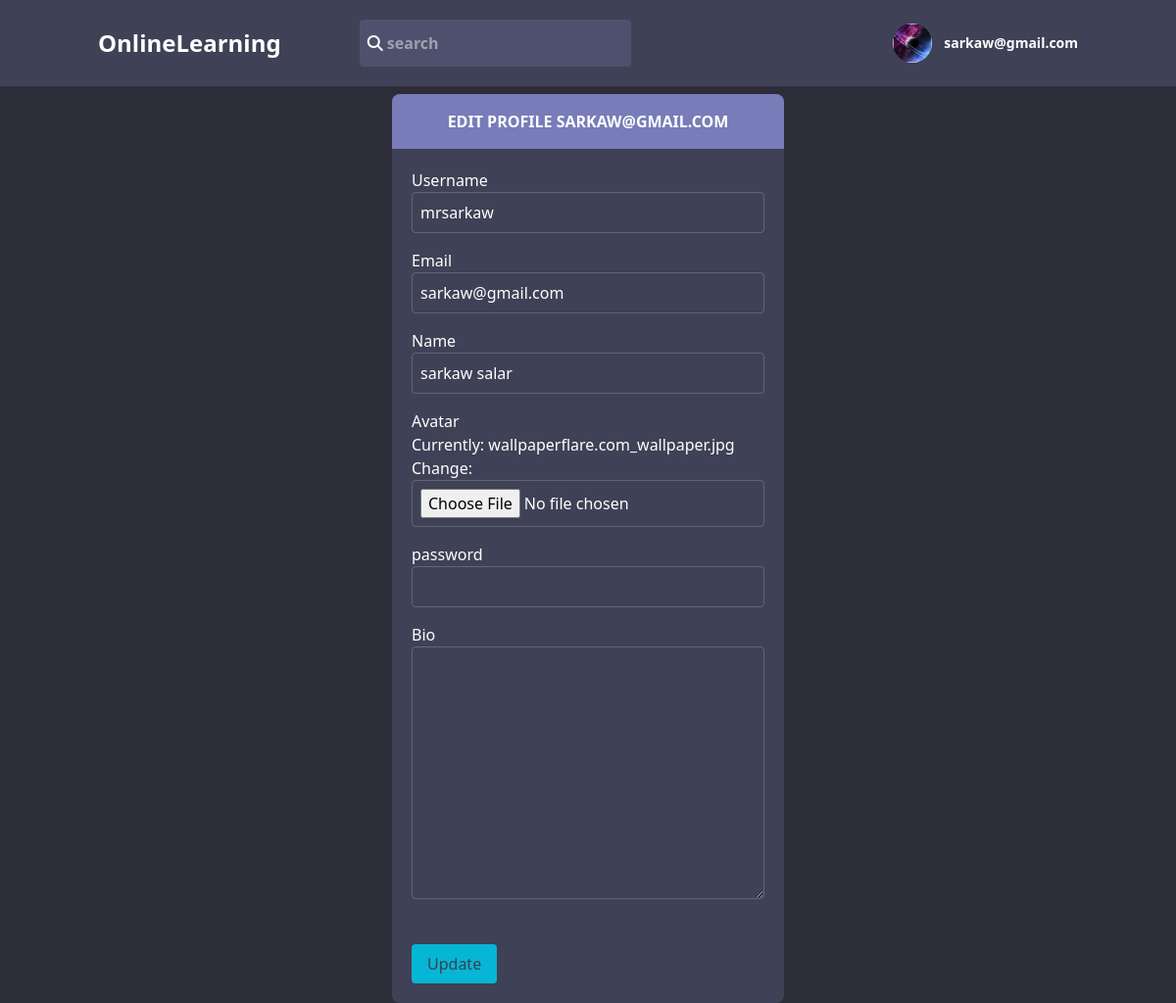
The page /profile/user/edit (signed in) on the database as committed earlier.
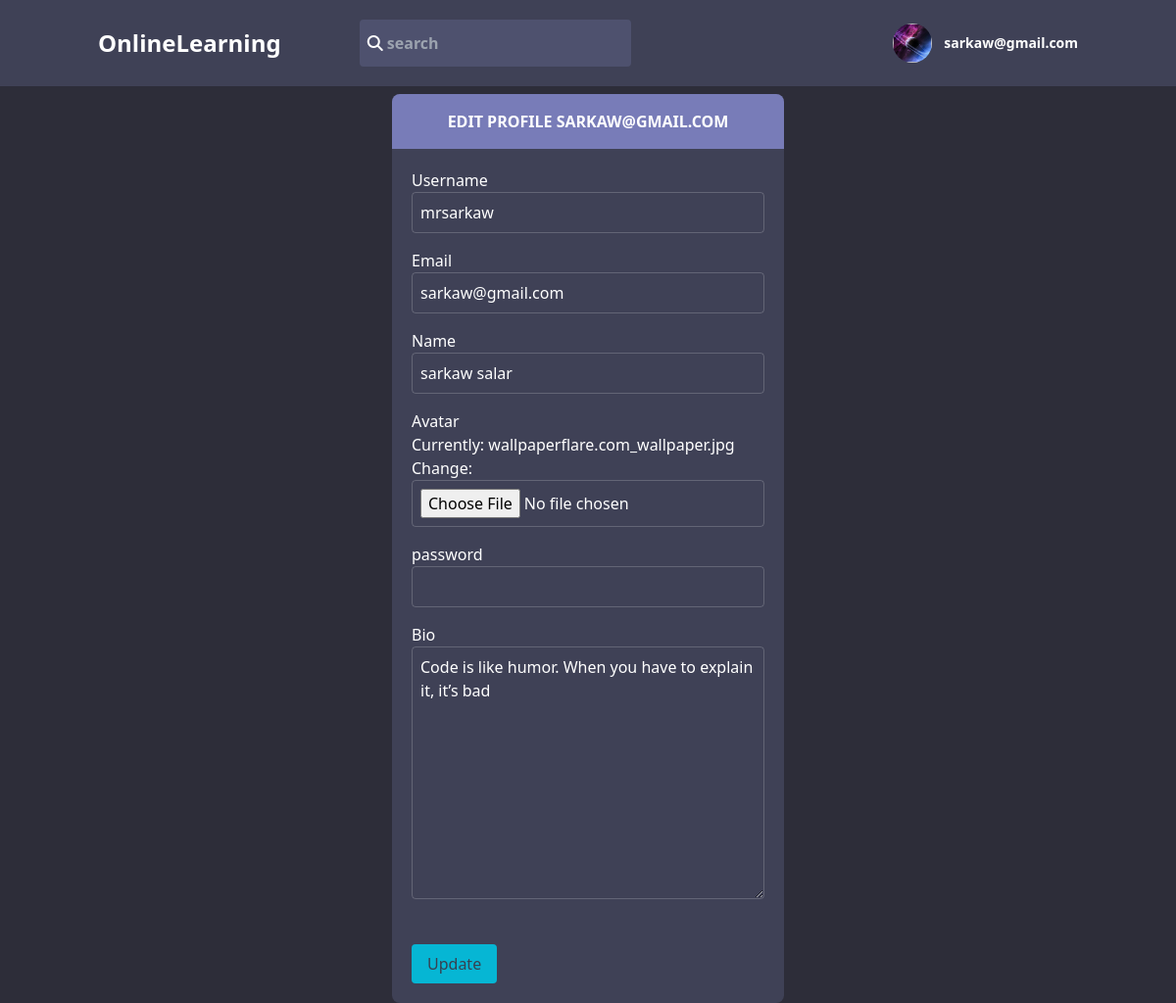
The same page on the database as committed later.
### base/models.py (models this page shows)
class User(AbstractUser):
    name = models.CharField(max_length=100)
    bio = models.TextField(blank=True, null=True)
    email = models.EmailField(unique=True)
    password = models.CharField(max_length=32)
    avatar = models.ImageField(null=True, default = 'avatar.png')
    USERNAME_FIELD = 'email'
    REQUIRED_FIELDS = []

### base/views.py (the view, shortened to what this page needs)
# urls.py: path('profile/user/edit', views.profileEdit,name='profileEdit')
@login_required(login_url='login')
def profileEdit(request):
    user = request.user
    form = UserForm(instance=user)
    return render(request, 'base/editprofile.html', {"form":form})

### base/forms.py
class UserForm(forms.ModelForm):
   class Meta:
      model = User
      fields = ['username', 'email', 'bio', 'name', 'avatar', 'password']
      widgets = {
      'password': forms.PasswordInput()
         }

### base/templates/base/editprofile.html (shortened to what this page needs)
{% extends "main.html" %}
{% block content  %}
{% load widget_tweaks %}
    <form method="post" enctype="multipart/form-data">
        <div class="h-min-screen flex items-center justify-center">
            <div class="w-4/12 rounded-lg text-white mainColor overflow-hidden">
                <div class="p-4 text-center uppercase boxColor font-bold text-white">
                   Edit Profile {{ request.user }}
                </div>
                <div class="py-5 px-5">
                    <div>
                        <p>Username</p>
                        {% render_field form.username class+="bg-transparent p-2 w-full  focus:outline-none rounded border border-gray-100/20" %}
                    </div>
                    <div class="mt-4">
                        <p>Email</p>
                        {% render_field form.email class='bg-transparent p-2 w-full  focus:outline-none rounded border border-gray-100/20' %}
                    </div>
                    <div class="mt-4">
                        <p>Name</p>
                        {% render_field form.name class='bg-transparent p-2 w-full  focus:outline-none rounded border border-gray-100/20' %}
                    </div>
                    <div class="mt-4">
                        <p>Avatar</p>
                        {% render_field form.avatar class='bg-transparent p-2 w-full  focus:outline-none rounded border border-gray-100/20' %}
                    </div>
                    <div class="mt-4">
                        <p>password</p>
                        {% render_field form.password class='bg-transparent p-2 w-full  focus:outline-none rounded border border-gray-100/20' %}
                    </div>
                    <div class="mt-4">
                        <p>Bio</p>
                        {% render_field form.bio class='bg-transparent p-2 w-full  focus:outline-none rounded border border-gray-100/20' %}
                    </div>
                    <div class="mt-10">
                        <button  class="bg-cyan-500 py-2 px-4 rounded text-gray-700"> Update</button>
                    </div>
                </div>
            </div>
        </div>
    </form>
{% endblock content %}

### templates/main.html (shortened to what this page needs)
{% load static %}
<!DOCTYPE html>
<html lang="en">
<head>
    <script src="https://cdn.tailwindcss.com"></script>
    <link rel="stylesheet" href="{% static 'style/style.css' %}">
    <link rel="stylesheet" href="https://cdnjs.cloudflare.com/ajax/libs/font-awesome/6.1.1/css/all.min.css" />
</head>
<body>
    {% include 'nav.html' %}
    {% block content %}
    {% endblock %}
</body>
</html>

### templates/nav.html (shortened to what this page needs)
<div class="mainColor py-5">
    <div class="flex flex-wrap items-center text-white font-bold justify-between w-10/12 mx-auto">
        <div class="space-x-20 w-8/12 flex items-center">
            <a href="/" class="text-2xl">OnlineLearning</a>
            <div class="py-3 px-2 w-5/12 searchColor rounded space-x-3 flex items-center">
                <form method="get" class="w-full">
                    <i class="fas fa-search"></i>
                    <input type="text" class="bg-transparent w-10/12 focus:outline-none" placeholder="search" name="q" id="">
                </form>
            </div>
        </div>
        <div class="relative">
            {% if not request.user.is_authenticated %}
            <a href="{% url 'loginPage' %}"> <i class="fas fa-user"></i> Login</a>
           {% else %}
            <button onclick="modalFun()" class="flex focus:outline-none font-bold items-center space-x-3">
                <img style="background-image:url('{{ request.user.avatar.url }}')" class="w-10 h-10 coverImg rounded-full" alt="">
                <p class="text-sm">{{ request.user }}</p>
            </button>
           {% endif %}
        </div>
    </div>
</div>

### static/style/style.css (style rules this page uses)
html, body { background-color: #2d2d39; }
.mainColor { background-color: #3f4156; }
.boxColor { background-color: #787cb8; }
.searchColor { background-color: #696d975e; }
.coverImg { background-position: center; background-size: cover; }

Rows that differ between the two databases and show on the page:
changed User "SARKAW@GMAIL.COM": bio (not shown) → "Code is like humor. When you have to explain it, it’s bad"
